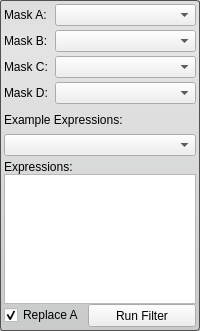
<?xml version="1.0" encoding="UTF-8"?>
<ui version="4.0">
 <class>BooleanFilterInterface</class>
 <widget class="QWidget" name="BooleanFilterInterface">
  <property name="geometry">
   <rect>
    <x>0</x>
    <y>0</y>
    <width>200</width>
    <height>331</height>
   </rect>
  </property>
  <property name="sizePolicy">
   <sizepolicy hsizetype="Preferred" vsizetype="Fixed">
    <horstretch>0</horstretch>
    <verstretch>0</verstretch>
   </sizepolicy>
  </property>
  <property name="minimumSize">
   <size>
    <width>0</width>
    <height>305</height>
   </size>
  </property>
  <property name="maximumSize">
   <size>
    <width>16777215</width>
    <height>16777215</height>
   </size>
  </property>
  <property name="windowTitle">
   <string>Boolean Filter</string>
  </property>
  <property name="styleSheet">
   <string notr="true">QWidget#BooleanFilterInterface{
	border-radius: 3px;
	border: 1px solid rgb(80, 80,80);
	background-color: qlineargradient(spread:pad, x1:0.5, y1:0, x2:0.5, y2:0.960227, stop:0 rgba(221, 221, 221, 255), stop:0.155779 rgba(228, 228, 228, 255), stop:1 rgba(202, 204, 204, 255));      
}</string>
  </property>
  <layout class="QVBoxLayout" name="verticalLayout_3">
   <property name="spacing">
    <number>0</number>
   </property>
   <property name="margin">
    <number>4</number>
   </property>
   <item>
    <layout class="QHBoxLayout" name="maskAHLayout" stretch="1,3">
     <property name="spacing">
      <number>4</number>
     </property>
     <property name="bottomMargin">
      <number>2</number>
     </property>
     <item>
      <widget class="QLabel" name="maskALabel">
       <property name="text">
        <string>Mask A:</string>
       </property>
      </widget>
     </item>
     <item>
      <widget class="QComboBox" name="maskAComboBox">
       <property name="sizeAdjustPolicy">
        <enum>QComboBox::AdjustToMinimumContentsLength</enum>
       </property>
       <property name="minimumContentsLength">
        <number>12</number>
       </property>
      </widget>
     </item>
    </layout>
   </item>
   <item>
    <layout class="QHBoxLayout" name="maskBHLayout" stretch="1,3">
     <property name="spacing">
      <number>4</number>
     </property>
     <property name="topMargin">
      <number>2</number>
     </property>
     <property name="bottomMargin">
      <number>2</number>
     </property>
     <item>
      <widget class="QLabel" name="maskBLabel">
       <property name="text">
        <string>Mask B:</string>
       </property>
      </widget>
     </item>
     <item>
      <widget class="QComboBox" name="maskBComboBox">
       <property name="sizeAdjustPolicy">
        <enum>QComboBox::AdjustToMinimumContentsLength</enum>
       </property>
       <property name="minimumContentsLength">
        <number>12</number>
       </property>
      </widget>
     </item>
    </layout>
   </item>
   <item>
    <layout class="QHBoxLayout" name="maskCHLayout" stretch="1,3">
     <property name="spacing">
      <number>4</number>
     </property>
     <property name="topMargin">
      <number>2</number>
     </property>
     <property name="bottomMargin">
      <number>2</number>
     </property>
     <item>
      <widget class="QLabel" name="maskCLabel">
       <property name="text">
        <string>Mask C:</string>
       </property>
      </widget>
     </item>
     <item>
      <widget class="QComboBox" name="maskCComboBox">
       <property name="sizeAdjustPolicy">
        <enum>QComboBox::AdjustToMinimumContentsLength</enum>
       </property>
       <property name="minimumContentsLength">
        <number>12</number>
       </property>
      </widget>
     </item>
    </layout>
   </item>
   <item>
    <layout class="QHBoxLayout" name="maskDHLayout" stretch="1,3">
     <property name="spacing">
      <number>4</number>
     </property>
     <property name="topMargin">
      <number>2</number>
     </property>
     <property name="bottomMargin">
      <number>2</number>
     </property>
     <item>
      <widget class="QLabel" name="maskDCLabel">
       <property name="text">
        <string>Mask D:</string>
       </property>
      </widget>
     </item>
     <item>
      <widget class="QComboBox" name="maskDComboBox">
       <property name="baseSize">
        <size>
         <width>650</width>
         <height>0</height>
        </size>
       </property>
       <property name="sizeAdjustPolicy">
        <enum>QComboBox::AdjustToMinimumContentsLength</enum>
       </property>
       <property name="minimumContentsLength">
        <number>12</number>
       </property>
      </widget>
     </item>
    </layout>
   </item>
   <item>
    <layout class="QVBoxLayout" name="verticalLayout">
     <property name="spacing">
      <number>0</number>
     </property>
     <property name="bottomMargin">
      <number>4</number>
     </property>
     <item>
      <widget class="QLabel" name="label">
       <property name="text">
        <string>Example Expressions:</string>
       </property>
      </widget>
     </item>
     <item>
      <widget class="QComboBox" name="exampleExpComboBox"/>
     </item>
    </layout>
   </item>
   <item>
    <layout class="QVBoxLayout" name="verticalLayout_2">
     <property name="spacing">
      <number>0</number>
     </property>
     <item>
      <widget class="QLabel" name="label_2">
       <property name="sizePolicy">
        <sizepolicy hsizetype="Preferred" vsizetype="Fixed">
         <horstretch>0</horstretch>
         <verstretch>0</verstretch>
        </sizepolicy>
       </property>
       <property name="text">
        <string>Expressions:</string>
       </property>
      </widget>
     </item>
     <item>
      <widget class="QTextEdit" name="textEdit">
       <property name="sizePolicy">
        <sizepolicy hsizetype="Ignored" vsizetype="Fixed">
         <horstretch>0</horstretch>
         <verstretch>0</verstretch>
        </sizepolicy>
       </property>
       <property name="minimumSize">
        <size>
         <width>130</width>
         <height>0</height>
        </size>
       </property>
       <property name="maximumSize">
        <size>
         <width>16777215</width>
         <height>130</height>
        </size>
       </property>
      </widget>
     </item>
    </layout>
   </item>
   <item>
    <layout class="QHBoxLayout" name="replaceInvertLayout" stretch="2,3">
     <property name="spacing">
      <number>4</number>
     </property>
     <item>
      <widget class="QCheckBox" name="replaceCheckBox">
       <property name="sizePolicy">
        <sizepolicy hsizetype="Preferred" vsizetype="Fixed">
         <horstretch>0</horstretch>
         <verstretch>0</verstretch>
        </sizepolicy>
       </property>
       <property name="text">
        <string>Replace A</string>
       </property>
       <property name="checked">
        <bool>true</bool>
       </property>
      </widget>
     </item>
     <item>
      <widget class="QPushButton" name="invertButton">
       <property name="sizePolicy">
        <sizepolicy hsizetype="Preferred" vsizetype="Fixed">
         <horstretch>0</horstretch>
         <verstretch>0</verstretch>
        </sizepolicy>
       </property>
       <property name="maximumSize">
        <size>
         <width>16777215</width>
         <height>23</height>
        </size>
       </property>
       <property name="text">
        <string>Run Filter</string>
       </property>
      </widget>
     </item>
    </layout>
   </item>
  </layout>
 </widget>
 <resources/>
 <connections/>
</ui>
